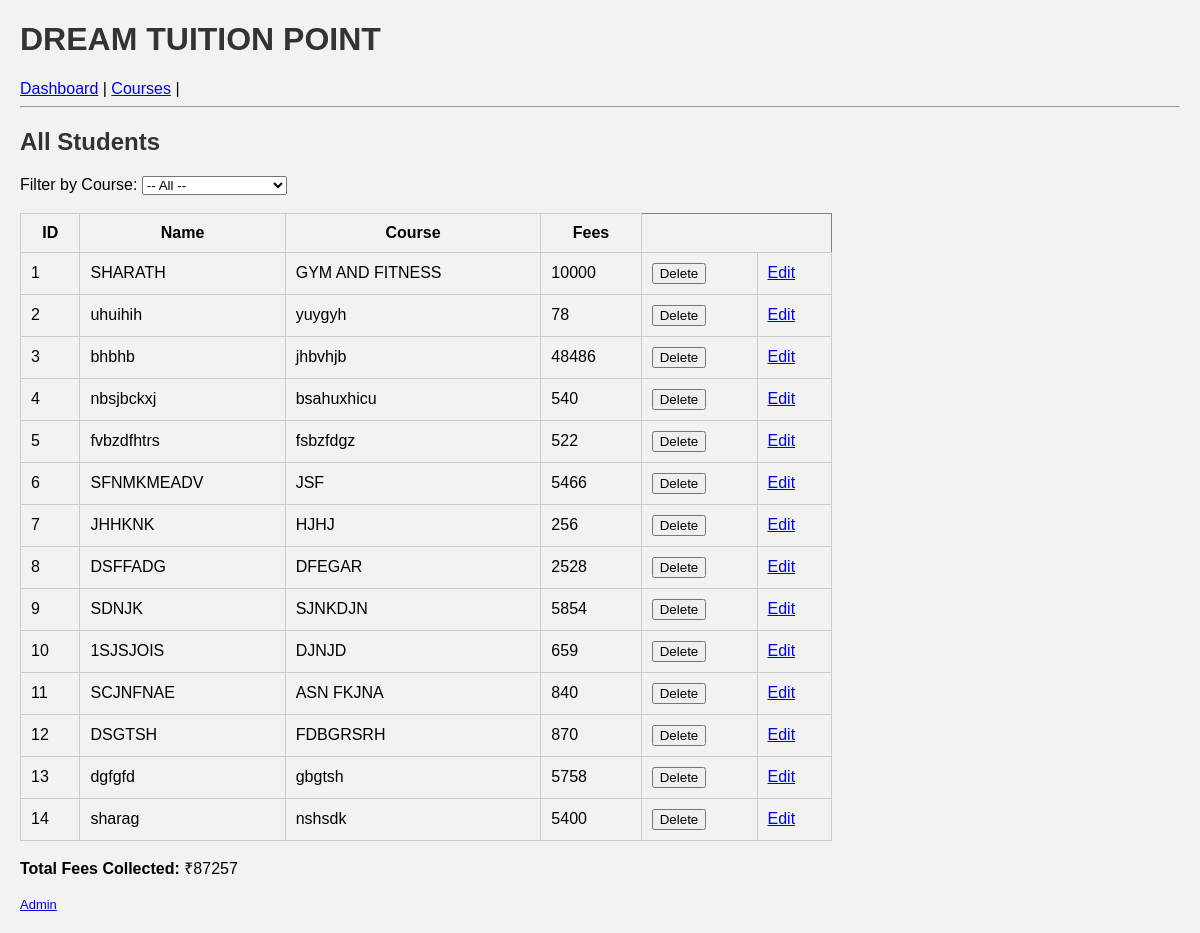
Before: /students with the older database file.
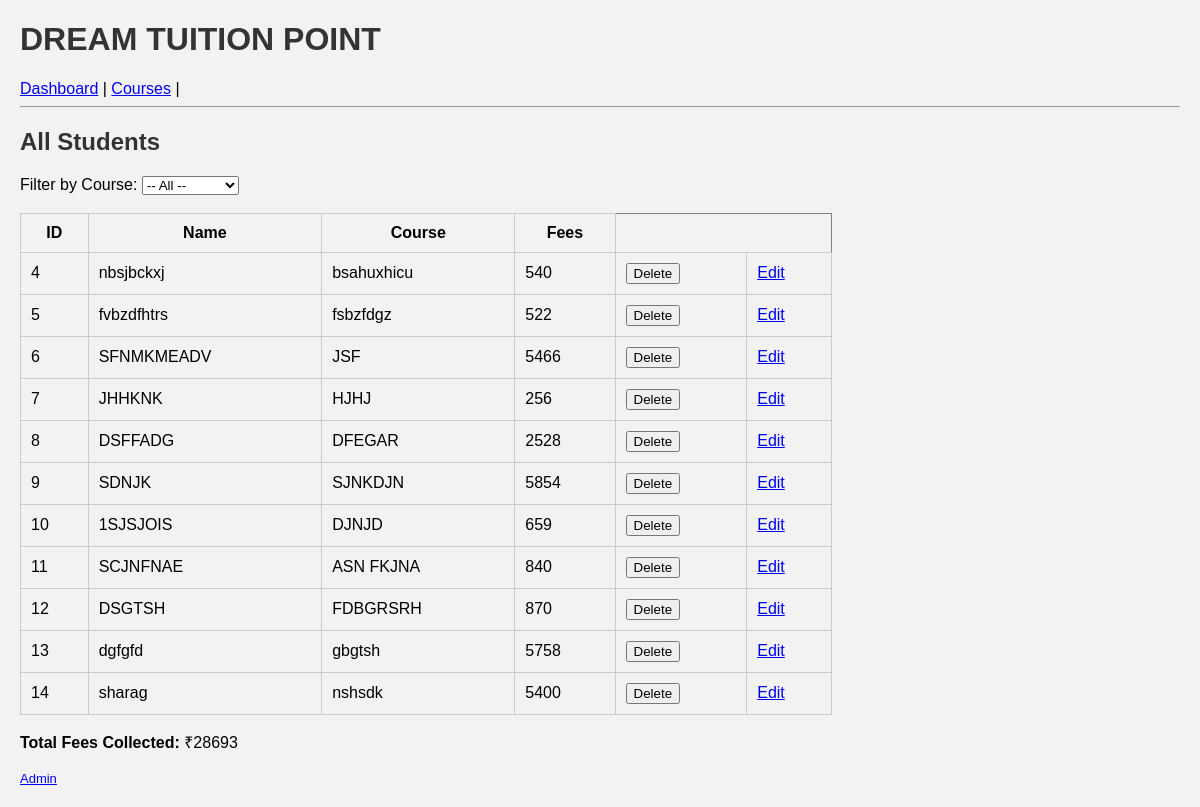
After: the same page with the newer database file.
### tables this page shows
CREATE TABLE students (
    id INTEGER PRIMARY KEY AUTOINCREMENT,
    name TEXT NOT NULL,
    course TEXT NOT NULL,
    fees INTEGER NOT NULL
);

### app.py (the view)
@app.route('/students')
def students():
    course_filter = request.args.get('course')
    conn = sqlite3.connect('database.db')
    cur = conn.cursor()
    if course_filter:
        cur.execute("SELECT * FROM students WHERE course = ?", (course_filter,))
    else:
        cur.execute("SELECT * FROM students")
    students = cur.fetchall()
    cur.execute("SELECT DISTINCT course FROM students")
    courses = cur.fetchall()
    if course_filter:
        cur.execute("SELECT SUM(fees) FROM students WHERE course = ?", (course_filter,))
    else:
        cur.execute("SELECT SUM(fees) FROM students")
    total_fees = cur.fetchone()[0] or 0
    conn.close()
    return render_template('admin/students.html', students=students, courses=courses,
                           selected_course=course_filter, total_fees=total_fees, page="students")

### app.py (called while the page is built)
@app.before_request
def set_role():
    session.setdefault('role', 'student')  # or 'student'

### templates/admin/students.html (shortened to what this page needs)
{% extends "layout.html" %}
{% block content %}
<h2>All Students</h2>
<form method="get" action="{{ url_for('students') }}">
    <label for="course">Filter by Course:</label>
    <select name="course" id="course" onchange="this.form.submit()">
        <option value="">-- All --</option>
    </select>
</form>
<br>
<table border="1">
    <tr><th>ID</th><th>Name</th><th>Course</th><th>Fees</th></tr>
    {% for student in students %}
    <tr>
        <td>{{ student[0] }}</td>
        <td>{{ student[1] }}</td>
        <td>{{ student[2] }}</td>
        <td>{{ student[3] }}</td>
        <td>
            <form action="/delete/{{ student[0] }}" method="POST" style="display:inline;">
                <input type="submit" value="Delete">
            </form>
        </td>
        <td>
            <a href="/edit/{{ student[0] }}">Edit</a>
        </td>
    </tr>
    {% endfor %}
</table>
<p><strong>Total Fees Collected:</strong> ₹{{ total_fees }}</p>
{% endblock %}

### templates/layout.html (shortened to what this page needs)
<!DOCTYPE html>
<html>
    <head>
        <link rel="stylesheet" href="{{ url_for('static', filename='style.css') }}">
    </head>
<body class="{{ page }}">
    <h1>DREAM TUITION POINT</h1>
    {% if session.get('role') == 'admin' %}
    <a href="/students">Students</a>  |
    <a href="/add">Add Student</a>  |
    <a href="/courses">Courses</a>  |
    <a href="/addcourse">Add Course</a> |
    <a href="/logout">Logout</a>
  {% else %}
    <a href="/student_home">Dashboard</a>   |
    <a href="/available_courses">Courses</a>  |
  {% endif %}
    <hr>
    {% block content %}{% endblock %}
    {% if session.get('role') != 'admin' %}
    <footer>
        <a href="/admin_login" style="font-size: small;">Admin</a>
    </footer>
    {% endif %}
</body>
</html>

### static/style.css (style rules this page uses)
body { font-family: Arial; margin: 20px; background-color: #f2f2f2; }
h1, h2 { color: #333; }
table { border-collapse: collapse; width: 70%; }
th, td { padding: 10px; border: 1px solid #ccc; }

Changed rows visible on the page:
removed students: id "1", name "SHARATH", course "GYM AND FITNESS", fees "10000"
removed students: id "2", name "uhuihih", course "yuygyh", fees "78"
removed students: id "3", name "bhbhb", course "jhbvhjb", fees "48486"
Other visible differences:
{{ total_fees }}: "87257" → "28693"
